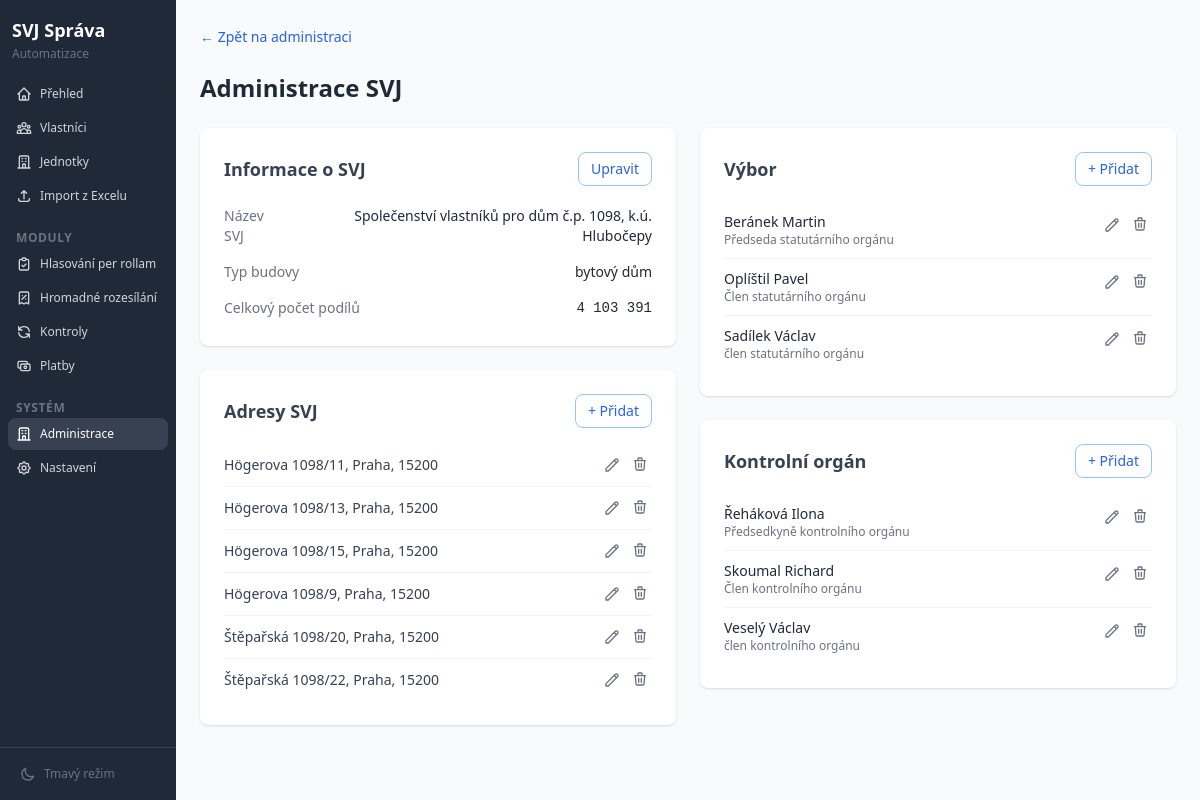
Page /sprava/svj-info on the committed database.
### app/models/administration.py (models this page shows)
class SvjInfo(Base):
    __tablename__ = "svj_info"
    id = Column(Integer, primary_key=True)
    name = Column(String(300), nullable=True)
    building_type = Column(String(100), nullable=True)
    total_shares = Column(Integer, nullable=True)
    unit_count = Column(Integer, nullable=True)
    voting_import_mapping = Column(Text, nullable=True)  # Global JSON — last used import column mapping
    owner_import_mapping = Column(Text, nullable=True)   # JSON — last used owner import column mapping
    contact_import_mapping = Column(Text, nullable=True)  # JSON — last used contact import column mapping
    created_at = Column(DateTime, default=datetime.utcnow)
    updated_at = Column(DateTime, default=datetime.utcnow, onupdate=datetime.utcnow)
    addresses = relationship("SvjAddress", back_populates="svj_info",
                             order_by="SvjAddress.address", cascade="all, delete-orphan")

class SvjAddress(Base):
    __tablename__ = "svj_addresses"
    id = Column(Integer, primary_key=True)
    svj_info_id = Column(Integer, ForeignKey("svj_info.id"), nullable=False, index=True)
    address = Column(String(300), nullable=False)
    order = Column(Integer, default=0)
    svj_info = relationship("SvjInfo", back_populates="addresses")

class BoardMember(Base):
    __tablename__ = "board_members"
    id = Column(Integer, primary_key=True)
    name = Column(String(300), nullable=False)
    role = Column(String(200), nullable=True)
    email = Column(String(200), nullable=True)
    phone = Column(String(50), nullable=True)
    group = Column(String(50), nullable=False, default="board", index=True)
    order = Column(Integer, default=0)
    created_at = Column(DateTime, default=datetime.utcnow)

### app/routers/administration/info.py (the view)
@router.get("/svj-info")
async def svj_info_page(request: Request, db: Session = Depends(get_db)):
    info = db.query(SvjInfo).options(joinedload(SvjInfo.addresses)).first()
    if not info:
        info = SvjInfo()
        db.add(info)
        db.commit()
        db.refresh(info)
    board_members = db.query(BoardMember).filter_by(group="board").order_by(_ROLE_SORT, BoardMember.name).all()
    control_members = db.query(BoardMember).filter_by(group="control").order_by(_ROLE_SORT, BoardMember.name).all()
    return templates.TemplateResponse("administration/svj_info.html", {
        "request": request,
        "active_nav": "administration",
        "info": info,
        "board_members": board_members,
        "control_members": control_members,
    })

### app/templates/administration/svj_info.html (shortened to what this page needs)
{% extends "base.html" %}
{% block content %}
{% macro member_card(group, title, members, datalist_id) %}
<div class="bg-white rounded-lg shadow p-6">
    <div class="flex items-center justify-between mb-4">
        <h2 class="text-lg font-semibold text-gray-700">{{ title }}</h2>
        <button onclick="adminShowAdd('{{ group }}')" id="{{ group }}-add-btn"
                class="px-3 py-1.5 text-sm font-medium text-blue-600 border border-blue-300 rounded-lg hover:bg-blue-50 transition-colors">+ Přidat</button>
    </div>
    {% if members %}
    <ul class="space-y-0 divide-y divide-gray-100">
        {% for m in members %}
        <li class="py-2.5">
            <div class="flex items-start justify-between" id="{{ group }}-view-{{ m.id }}">
                <div class="min-w-0 flex-1">
                    <p class="text-sm font-medium text-gray-800">{{ m.name }}</p>
                    {% if m.role %}
                    <p class="text-xs text-gray-500">{{ m.role }}</p>
                    {% endif %}
                </div>
                <div class="flex items-center gap-1 flex-shrink-0 ml-2">
                    <button onclick="adminEditMember('{{ group }}', {{ m.id }})" title="Upravit"
                            class="p-1 text-gray-500 hover:text-blue-600 rounded">
                        <svg aria-hidden="true" class="w-4 h-4" fill="none" stroke="currentColor" viewBox="0 0 24 24">
                            <path stroke-linecap="round" stroke-linejoin="round" stroke-width="2" d="M15.232 5.232l3.536 3.536m-2.036-5.036a2.5 2.5 0 113.536 3.536L6.5 21.036H3v-3.572L16.732 3.732z"/>
                        </svg>
                    </button>
                    <form action="/sprava/clen/{{ m.id }}/smazat" method="post" hx-boost="false" class="inline"
                          data-confirm="Opravdu odebrat {{ m.name }}?">
                        <button type="submit" title="Smazat"
                                class="p-1 text-gray-500 hover:text-red-600 rounded">
                            <svg aria-hidden="true" class="w-4 h-4" fill="none" stroke="currentColor" viewBox="0 0 24 24">
                                <path stroke-linecap="round" stroke-linejoin="round" stroke-width="2" d="M19 7l-.867 12.142A2 2 0 0116.138 21H7.862a2 2 0 01-1.995-1.858L5 7m5 4v6m4-6v6m1-10V4a1 1 0 00-1-1h-4a1 1 0 00-1 1v3M4 7h16"/>
                            </svg>
                        </button>
                    </form>
                </div>
            </div>
        </li>
        {% endfor %}
    </ul>
    {% else %}
    <p class="text-sm text-gray-500">Zatím nejsou zadáni žádní členové.</p>
    {% endif %}
</div>
{% endmacro %}
<div class="mb-6">
    <a href="/sprava" class="text-sm text-blue-600 hover:text-blue-800">&larr; Zpět na administraci</a>
</div>
<h1 class="text-2xl font-bold text-gray-800 mb-6">Administrace SVJ</h1>
<div class="grid grid-cols-1 lg:grid-cols-2 gap-6">
    <div class="space-y-6">
        <div class="bg-white rounded-lg shadow p-6">
            <div class="flex items-center justify-between mb-4">
                <h2 class="text-lg font-semibold text-gray-700">Informace o SVJ</h2>
                <button onclick="adminToggleEdit('svj-info')" id="svj-info-edit-btn"
                        class="px-3 py-1.5 text-sm font-medium text-blue-600 border border-blue-300 rounded-lg hover:bg-blue-50 transition-colors">Upravit</button>
            </div>
            <div id="svj-info-view">
                <div class="space-y-2 text-sm">
                    <div class="flex justify-between py-1">
                        <span class="text-gray-500">Název SVJ</span>
                        <span class="text-gray-800 text-right">{{ info.name or '—' }}</span>
                    </div>
                    <div class="flex justify-between py-1">
                        <span class="text-gray-500">Typ budovy</span>
                        <span class="text-gray-800 text-right">{{ info.building_type or '—' }}</span>
                    </div>
                    <div class="flex justify-between py-1">
                        <span class="text-gray-500">Celkový počet podílů</span>
                        <span class="text-gray-800 font-mono whitespace-nowrap">{{ "{:,}".format(info.total_shares or 0).replace(",", " ") }}</span>
                    </div>
                </div>
            </div>
        </div>
        <div class="bg-white rounded-lg shadow p-6">
            <div class="flex items-center justify-between mb-4">
                <h2 class="text-lg font-semibold text-gray-700">Adresy SVJ</h2>
                <button onclick="adminShowAdd('addr')" id="addr-add-btn"
                        class="px-3 py-1.5 text-sm font-medium text-blue-600 border border-blue-300 rounded-lg hover:bg-blue-50 transition-colors">+ Přidat</button>
            </div>
            {% if info.addresses %}
            <ul class="space-y-0 divide-y divide-gray-100">
                {% for addr in info.addresses %}
                <li class="py-2">
                    <div class="flex items-center justify-between" id="addr-view-{{ addr.id }}">
                        <span class="text-sm text-gray-700">{{ addr.address }}</span>
                        <div class="flex items-center gap-1 flex-shrink-0 ml-2">
                            <button onclick="adminEditMember('addr', {{ addr.id }})" title="Upravit"
                                    class="p-1 text-gray-500 hover:text-blue-600 rounded">
                                <svg aria-hidden="true" class="w-4 h-4" fill="none" stroke="currentColor" viewBox="0 0 24 24">
                                    <path stroke-linecap="round" stroke-linejoin="round" stroke-width="2" d="M15.232 5.232l3.536 3.536m-2.036-5.036a2.5 2.5 0 113.536 3.536L6.5 21.036H3v-3.572L16.732 3.732z"/>
                                </svg>
                            </button>
                            <form action="/sprava/adresa/{{ addr.id }}/smazat" method="post" hx-boost="false" class="inline"
                                  data-confirm="Opravdu smazat adresu?">
                                <button type="submit" title="Smazat"
                                        class="p-1 text-gray-500 hover:text-red-600 rounded">
                                    <svg aria-hidden="true" class="w-4 h-4" fill="none" stroke="currentColor" viewBox="0 0 24 24">
                                        <path stroke-linecap="round" stroke-linejoin="round" stroke-width="2" d="M19 7l-.867 12.142A2 2 0 0116.138 21H7.862a2 2 0 01-1.995-1.858L5 7m5 4v6m4-6v6m1-10V4a1 1 0 00-1-1h-4a1 1 0 00-1 1v3M4 7h16"/>
                                    </svg>
                                </button>
                            </form>
                        </div>
                    </div>
                </li>
                {% endfor %}
            </ul>
            {% else %}
            <p class="text-sm text-gray-500">Zatím nejsou zadány žádné adresy.</p>
            {% endif %}
        </div>
    </div>
    <div class="space-y-6">
        {{ member_card("board", "Výbor", board_members, "dl-roles-board") }}
        {{ member_card("control", "Kontrolní orgán", control_members, "dl-roles-control") }}
    </div>
</div>
{% endblock %}

### rows in the picture
SvjInfo: name "Společenství vlastníků pro dům č.p. 1098, k.ú. Hlubočepy", building_type "bytový dům", total_shares "4 103 391"
SvjAddress: address "Högerova 1098/11, Praha, 15200"
SvjAddress: address "Högerova 1098/13, Praha, 15200"
SvjAddress: address "Högerova 1098/15, Praha, 15200"
SvjAddress: address "Högerova 1098/9, Praha, 15200"
SvjAddress: address "Štěpařská 1098/20, Praha, 15200"
SvjAddress: address "Štěpařská 1098/22, Praha, 15200"
BoardMember: name "Beránek Martin", role "Předseda statutárního orgánu"
BoardMember: name "Oplíštil Pavel", role "Člen statutárního orgánu"
BoardMember: name "Sadílek Václav", role "člen statutárního orgánu"
BoardMember: name "Řeháková Ilona", role "Předsedkyně kontrolního orgánu"
BoardMember: name "Skoumal Richard", role "Člen kontrolního orgánu"
BoardMember: name "Veselý Václav", role "člen kontrolního orgánu"

### other values in the picture
{{ title }} "Výbor Kontrolní orgán"
